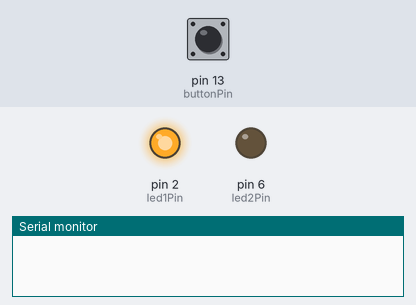
Bench run of a sketch on a simulated Arduino Uno, built with avr-gcc and run on an emulated ATmega328P. Parts: output pins drawn as LEDs (lit = HIGH), the last lines printed to the serial monitor. Dashed ring = blinking. Inputs (shaded band) come from the test bench; at power-on: pin 13 (buttonPin) HIGH.

Above: at 1.2 s.
1.3 s: pin 13 (buttonPin) pulled LOW for 0.15 s
At 1.7 s:
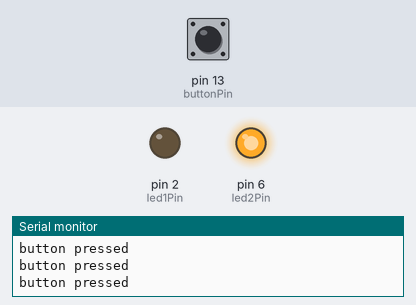
2.9 s: pin 13 (buttonPin) pulled LOW for 1 s
At 4.1 s:
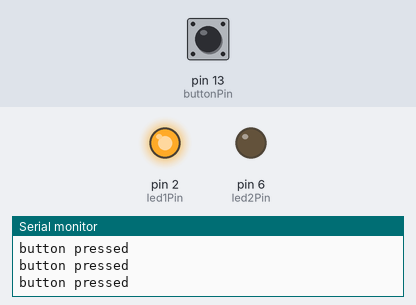
5.4 s: pin 13 (buttonPin) pulled LOW for 3.2 s
At 6.1 s:
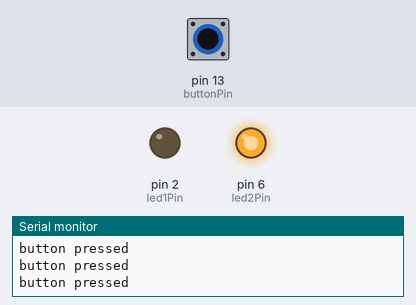
10.1 s: pin 13 (buttonPin) driven LOW
At 10.8 s:
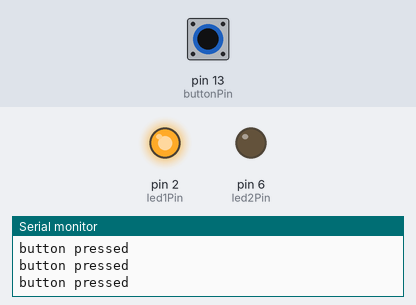
13.1 s: pin 13 (buttonPin) pulsed HIGH 5 times (0.12 s each, 0.3 s apart)
At 13.37 s:
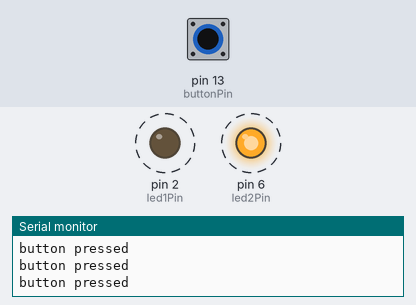
Timing chart, 0 to 16.1 s (numbered marks = the images above; inputs shaded):
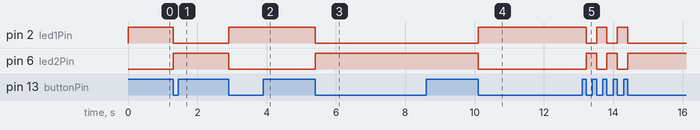

The sketch:

LEDswitch.ino
```cpp
const int buttonPin = 13;
const int led1Pin = 2;
const int led2Pin = 6;


bool ButtonState = HIGH;
bool led1Active = true;


void setup() {
  pinMode(buttonPin, INPUT_PULLUP);
  pinMode(led1Pin, OUTPUT);
  pinMode(led2Pin, OUTPUT);
  Serial.begin(9600);
  Serial.println();
}

void loop() {
  bool currentButtonState = digitalRead(buttonPin);

  if (currentButtonState == LOW && ButtonState == HIGH) {
    led1Active = !led1Active;
  }

  digitalWrite(led1Pin, led1Active ? HIGH : LOW);
  digitalWrite(led2Pin, led1Active ? LOW : HIGH);

  if (digitalRead(buttonPin)== LOW)
  Serial.println("button pressed");

  ButtonState = currentButtonState;
}
```

Measured:
- after the input at 1.3 s, pin 2 (led1Pin): HIGH → LOW at once; pin 6 (led2Pin): LOW → HIGH at once
- after the input at 2.9 s, pin 2 (led1Pin): LOW → HIGH at once; pin 6 (led2Pin): HIGH → LOW at once
- after the input at 5.4 s, pin 2 (led1Pin): HIGH → LOW at once; pin 6 (led2Pin): LOW → HIGH at once
- after the input at 10.1 s, pin 2 (led1Pin): LOW → HIGH at once; pin 6 (led2Pin): HIGH → LOW at once
- after the input at 13.1 s, pin 2 (led1Pin): alternates HIGH for 0.30 s and LOW for 0.30 s, 5 changes in all, then stays LOW, starting after 0.12 s; pin 6 (led2Pin): alternates HIGH for 0.30 s and LOW for 0.30 s, 5 changes in all, then stays HIGH, starting after 0.12 s
